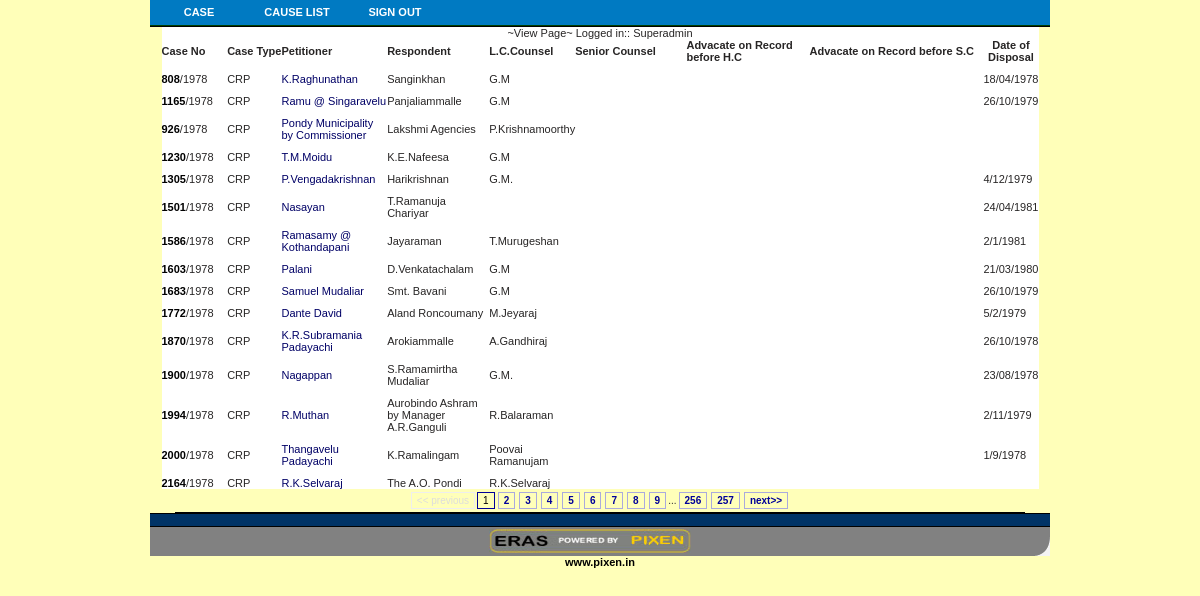
/view_patient.php (signed in), run on the app's committed database.
### tables this page shows
CREATE TABLE `pix_lawyer` (
  `sno` bigint(10) NOT NULL AUTO_INCREMENT,
  `case_Type` varchar(250) DEFAULT NULL,
  `case_no` varchar(250) DEFAULT NULL,
  `Petitioner` varchar(250) DEFAULT NULL,
  `Respondent` varchar(250) DEFAULT NULL,
  `year` varchar(250) DEFAULT NULL,
  `LC_Counsel` varchar(100) DEFAULT NULL,
  `Date_Disposal` varchar(50) DEFAULT NULL,
  `Senior_C` varchar(100) DEFAULT NULL,
  `H_C` varchar(100) DEFAULT NULL,
  `S_C` varchar(100) DEFAULT NULL,
  `file` varchar(250) DEFAULT NULL,
  `file1` mediumtext,
  `ulog` timestamp NULL DEFAULT CURRENT_TIMESTAMP ON UPDATE CURRENT_TIMESTAMP,
  `dp_datetime` datetime DEFAULT NULL,
  `time` text,
  `text` mediumtext NOT NULL,
  `uname` varchar(100) DEFAULT NULL,
  `vakalat` varchar(500) NOT NULL,
  `file_doc` varchar(255) DEFAULT NULL,
  `file_doc_text` text,
  PRIMARY KEY (`sno`),
  KEY `file_doc_text` (`file_doc_text`(1000))
);

### view_patient.php (the view, shortened to what this page needs)
<html>
<head>
<?php include_once ("cssscriptlink.inc"); ?>
<link rel="stylesheet" href="images/style.css" type="text/css">
<meta http-equiv="Content-Type" content="text/html; charset=iso-8859-1"></head>
<?php include_once("insideheader2.inc.php"); ?>
					<table width="877" border="0" align='center' cellpadding="0" cellspacing="0"   >
                <tr bgcolor="#FFFFFF">
                  <td align="center" bgcolor="#FFFFFF">~View Page~ Logged in::
                  <?php echo $authority?>
                  <?php $msg = $_REQUEST['msg']; ?></td>
                </tr>
              </table>
			  <table width="877" border="0" align='center' cellpadding="0" cellspacing="0" bgcolor="#FFFFFF" >
                <tr bgcolor="#FFFFFF">
                  <td width="66" bgcolor="#FFFFFF"><strong>Case No</strong></td>
                  <td width="55" bgcolor="#FFFFFF"><strong>Case Type</strong></td>
                  <td width="106" bgcolor="#FFFFFF"><strong>Petitioner</strong></td>
                  <td width="102" nowrap bgcolor="#FFFFFF"><strong>Respondent</strong></td>
                  <td width="78" nowrap bgcolor="#FFFFFF"><strong>L.C.Counsel </strong></td>
				  <td width="113" bgcolor="#FFFFFF"><strong>Senior Counsel</strong></td>
				  <td width="125" bgcolor="#FFFFFF"><strong>Advacate on Record before H.C </strong></td>
                  <td width="177" bgcolor="#FFFFFF"><strong>Advacate on Record before S.C </strong></td>
                  <td width="55" bgcolor="#FFFFFF"><div align="center"><strong>Date of Disposal</strong></div></td>
                </tr>
               <?php
	$tbl_name="pix_lawyer";
	$adjacents = 3;
	$query = "SELECT COUNT(sno) as num FROM $tbl_name ";
	$total_pages = mysql_fetch_array(mysql_query($query));
	$total_pages = $total_pages[num];
	$targetpage = "view_patient.php";
	$limit = 15;
	$page = $_GET['page'];
	if($page)
		$start = ($page - 1) * $limit;
	else
		$start = 0;
	$cno= trim($_REQUEST['txtcno']);
	$cty= trim($_REQUEST['txtct']);
	$Pname=trim($_REQUEST['txtpname']);
	$Rname=trim($_REQUEST['txtrname']);
	$year=trim($_REQUEST['txtyrs']);
	$LC=trim($_REQUEST['txtLc']);
	if($cno != ''){
		$sql = "select * from $tbl_name where case_no = '$cno'";
	}
	else if($Rname != ''){
		$sql = "select * from $tbl_name where Respondent LIKE '%" . $Rname . "%'";
	}
	else if($year != ''){
		$sql = "select * from $tbl_name where year = '$year'";
	}
	else if($cty != '' && $Pname == ''){
		$sql = "select * from $tbl_name where case_Type = '$cty'";
	}
	else if($year != ''){
		$sql = "select * from $tbl_name where year = '$year'";
	}
	else if($LC != ''){
		$sql = "select * from $tbl_name where LC_Counsel = '$LC'";
	}
	else if($Pname != '' && $Rname != ''){
		$sql = "select * from $tbl_name where Petitioner = '$Pname' and Respondent = '$Rname'";
	}
	else{
		$sql = "SELECT * FROM $tbl_name LIMIT $start, $limit";
	}
	if ($page == 0) $page = 1;
	$prev = $page - 1;
	$next = $page + 1;
	$lastpage = ceil($total_pages/$limit);
	$lpm1 = $lastpage - 1;
	$pagination = "";
	if($lastpage > 1)
	{
		$pagination .= "<div class=\"pagination\">";
		if ($page > 1)
			$pagination.= "<a href=\"$targetpage?page=$prev\"><< previous</a>";
		else
			$pagination.= "<span class=\"disabled\"><< previous</span>";
		if ($lastpage < 7+ ($adjacents * 9))
		{
			for ($counter = 1; $counter <= $lastpage; $counter++)
			{
				if ($counter == $page)
					$pagination.= "<span class=\"current\">$counter</span>";
				else
					$pagination.= "<a href=\"$targetpage?page=$counter\">$counter</a>";
			}
		}
		elseif($lastpage > 5 + ($adjacents * 2))
		{
			if($page < 1 + ($adjacents * 2))
			{
				for ($counter = 1; $counter < 4 + ($adjacents * 2); $counter++)
				{
					if ($counter == $page)
						$pagination.= "<span class=\"current\">$counter</span>";
					else
						$pagination.= "<a href=\"$targetpage?page=$counter\">$counter</a>";
				}
				$pagination.= "...";
				$pagination.= "<a href=\"$targetpage?page=$lpm1\">$lpm1</a>";
				$pagination.= "<a href=\"$targetpage?page=$lastpage\">$lastpage</a>";
			}
		}
		if ($page < $counter - 1)
			$pagination.= "<a href=\"$targetpage?page=$next\">next>></a>";
		else
			$pagination.= "<span class=\"disabled\">next>></span>";
		$pagination.= "</div>\n";
	}
?>
	<?php
	$result = mysql_query($sql);
	while($row = mysql_fetch_array($result))
		{
				?>
               		<tr>
					<td><img src="images/spacer.gif" border="0" height="10"></td>
					</tr>
                <tr >
                 <td ><a href="viewdetail.php?id=<?php echo $row['sno']; ?>"><?php echo $row['case_no']; ?></a>/<?php echo $row['year']; ?></td>
                  <td ><?php echo $row['case_Type']; ?></td>
                  <td ><font color="#000066"><?php echo $row['Petitioner']; ?></font></td>
                  <td ><?php echo $row['Respondent']; ?></td>
                  <td bgcolor="#FFFFFF"><?php echo $row['LC_Counsel']; ?></td>
                   <td width="113"><?php echo $row['Senior_C']; ?></td>
				    <td width="125"><?php echo $row['H_C']; ?></td>
                    <td width="177"><?php echo $row['S_C']; ?></td>
                    <td width="55"><?php echo $row['Date_Disposal']; ?></td>
                </tr>
                <?php
		}
	?>
  </table>
			  <div align="center"><?php echo $pagination?>
  </div>
			  <table border="0" cellpadding="0" cellspacing="0" width="850">
     <tbody><tr bgcolor="#000000"><td><img src="images/spacer.gif" border="0" height="1" width="745"></td>
	 </tr></tbody></table>
<?php include("loginfooter.inc.php"); ?>

### css/basic.css (style rules this page uses)
body { background: #FFFFB9; }
TD { FONT-SIZE: 11px; COLOR:#272525; FONT-FAMILY: Verdana, Arial Cyr, Tahoma, Arial; }
A:link { COLOR: #2f76f6; TEXT-DECORATION: none; }

### images/style.css (style rules this page uses)
body,p { font-family: verdana, arial, helvetica, sans-serif; color: #333333; font-size: 10px; }
a:link { text-decoration: none; color: #663399; font-weight: 700; }

### view_patient.php (style rules this page uses)
div.pagination { padding: 3px; margin: 3px; }
div.pagination a { padding: 2px 5px 2px 5px; margin: 2px; border: 1px solid #AAAADD; text-decoration: none; color:#000099; }
div.pagination span.current { padding: 2px 5px 2px 5px; margin: 1px; border: 1px solid #000099; color: #000000 ; }
div.pagination span.disabled { padding: 2px 5px 2px 5px; margin: 1px; border: 1px solid #EEE; color: #DDD; }

### menu.php (style rules this page uses)
body { padding : 0; margin : 0; }

### loginfooter.inc.php (style rules this page uses)
a:link { text-decoration: none; color:#000000 }

### data on the page
pix_lawyer: case_no "808", year "1978", case_Type "CRP", Petitioner "K.Raghunathan", Respondent "Sanginkhan", LC_Counsel "G.M", Date_Disposal "18/04/1978"
pix_lawyer: case_no "1165", year "1978", case_Type "CRP", Petitioner "Ramu @ Singaravelu", Respondent "Panjaliammalle", LC_Counsel "G.M", Date_Disposal "26/10/1979"
pix_lawyer: case_no "926", year "1978", case_Type "CRP", Petitioner "Pondy Municipality by Commissioner", Respondent "Lakshmi Agencies", LC_Counsel "P.Krishnamoorthy"
pix_lawyer: case_no "1230", year "1978", case_Type "CRP", Petitioner "T.M.Moidu", Respondent "K.E.Nafeesa", LC_Counsel "G.M"
pix_lawyer: case_no "1305", year "1978", case_Type "CRP", Petitioner "P.Vengadakrishnan", Respondent "Harikrishnan", LC_Counsel "G.M.", Date_Disposal "4/12/1979"
pix_lawyer: case_no "1501", year "1978", case_Type "CRP", Petitioner "Nasayan", Respondent "T.Ramanuja Chariyar", Date_Disposal "24/04/1981"
pix_lawyer: case_no "1586", year "1978", case_Type "CRP", Petitioner "Ramasamy @ Kothandapani", Respondent "Jayaraman", LC_Counsel "T.Murugeshan", Date_Disposal "2/1/1981"
pix_lawyer: case_no "1603", year "1978", case_Type "CRP", Petitioner "Palani", Respondent "D.Venkatachalam", LC_Counsel "G.M", Date_Disposal "21/03/1980"
pix_lawyer: case_no "1683", year "1978", case_Type "CRP", Petitioner "Samuel Mudaliar", Respondent "Smt. Bavani", LC_Counsel "G.M", Date_Disposal "26/10/1979"
pix_lawyer: case_no "1772", year "1978", case_Type "CRP", Petitioner "Dante David", Respondent "Aland Roncoumany", LC_Counsel "M.Jeyaraj", Date_Disposal "5/2/1979"
pix_lawyer: case_no "1870", year "1978", case_Type "CRP", Petitioner "K.R.Subramania Padayachi", Respondent "Arokiammalle", LC_Counsel "A.Gandhiraj", Date_Disposal "26/10/1978"
pix_lawyer: case_no "1900", year "1978", case_Type "CRP", Petitioner "Nagappan", Respondent "S.Ramamirtha Mudaliar", LC_Counsel "G.M.", Date_Disposal "23/08/1978"
pix_lawyer: case_no "1994", year "1978", case_Type "CRP", Petitioner "R.Muthan", Respondent "Aurobindo Ashram by Manager A.R.Ganguli", LC_Counsel "R.Balaraman", Date_Disposal "2/11/1979"
pix_lawyer: case_no "2000", year "1978", case_Type "CRP", Petitioner "Thangavelu Padayachi", Respondent "K.Ramalingam", LC_Counsel "Poovai Ramanujam", Date_Disposal "1/9/1978"
pix_lawyer: case_no "2164", year "1978", case_Type "CRP", Petitioner "R.K.Selvaraj", Respondent "The A.O. Pondi", LC_Counsel "R.K.Selvaraj"

### other printed values
$authority "Superadmin"
$lpm1 "256"
$lastpage "257"
